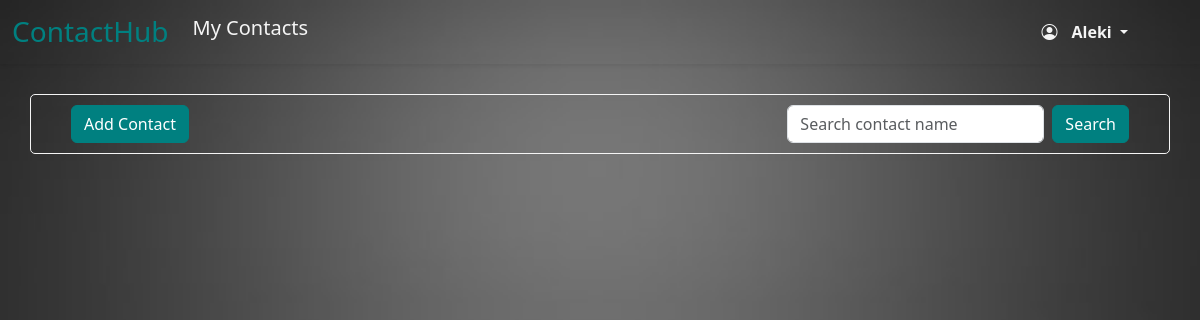
The page /contacts (signed in) on the database as committed earlier.
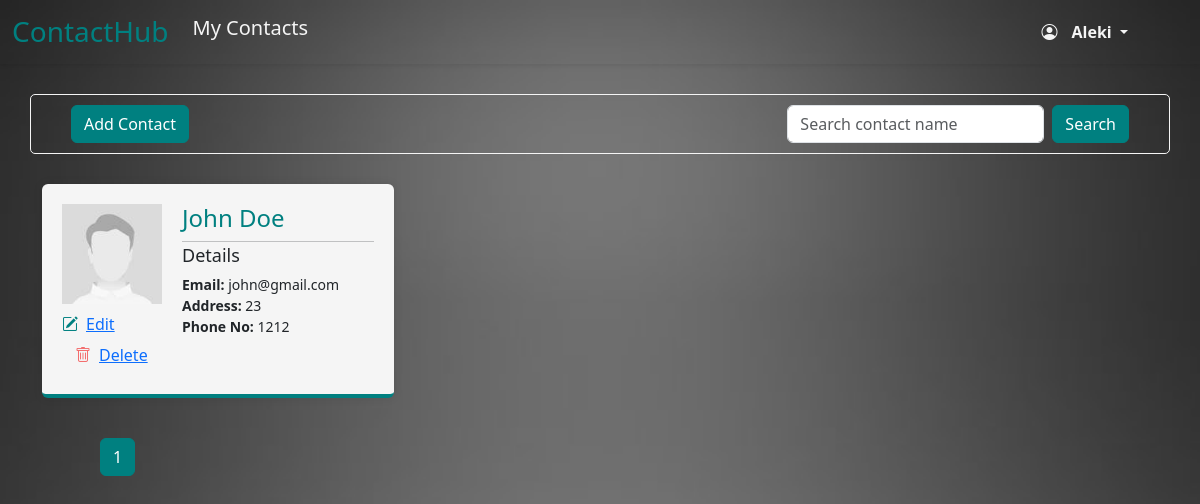
The same page on the database as committed later.
### myapp/models.py (models this page shows, shortened)
class User(db.Model, UserMixin):
    id = db.Column(db.Integer, primary_key=True)
    username = db.Column(db.String(80), unique=True, nullable=False)
    email = db.Column(db.String(120), unique=True, nullable=False)
    image_file = db.Column(db.String(20), nullable=False, default='default.jpeg')
    password = db.Column(db.String(60), nullable=False)
    contacts = db.relationship('Contact')

class Contact(db.Model):
    id = db.Column(db.Integer, primary_key=True)
    full_name = db.Column(db.String(80), unique=False, nullable=False)
    email = db.Column(db.String(120), unique=False, nullable=False)
    address = db.Column(db.String(120), unique=False, nullable=False)
    phone_no = db.Column(db.Integer, unique=False, nullable=False)
    image_file = db.Column(db.String(20), nullable=False, default='default.jpeg')
    user_id = db.Column(db.Integer, db.ForeignKey('user.id'), nullable=False)

### myapp/views.py (the view)
@views.route('/contacts')
@login_required
def index():
    page = request.args.get('page', 1, type=int)
    contacts = Contact.query.filter_by(user_id=current_user.id).paginate(page=page, per_page=9)
    return render_template('index.html', contacts = contacts, title='Contacts', user=current_user)

### myapp/__init__.py (called while the page is built)
def create_app(config_class=Config):
    app = Flask(__name__)
    app.config.from_object(Config)
    db.init_app(app)
    bcrypt.init_app(app)
    from myapp.auth.auth import auth
    from .views import views
    from myapp.errors.handlers import errors
    from myapp.contacts.routes import contacts
    from .models import User
    app.register_blueprint(views, url_prefix='/')
    app.register_blueprint(auth, url_prefix='/auth/')
    app.register_blueprint(errors)
    app.register_blueprint(contacts)
    create_database(app)
    login_manager = LoginManager()
    login_manager.login_view = 'auth.login'
    login_manager.init_app(app)
    mail.init_app(app)
    @login_manager.user_loader
    def load_user(id):
        return User.query.get(int(id))
    return app

### myapp/templates/index.html (shortened to what this page needs)
{% extends "layout.html" %}
{% block content %}
<section class="container search">
    <a href="{{url_for('contacts.new_contact')}}" class="btn btn-success">Add Contact</a>
    <form class="d-flex" role="search" method="post">
        <input class="form-control me-2" type="search" placeholder="Search contact name" id="query" name="query" aria-label="Search">
        <button class="btn btn-success" type="submit">Search</button>
    </form>
</section>
<section class="container contacts">
    {% for contact in contacts.items %}
    <div class="card">
        <div class="pic">
            <div>
                <img src="{{ url_for('static', filename='contact_images/' + contact.image_file) }}" class="pic_contact" alt="Contact Image">
            </div>
            <div class="icons mt-2">
                <a href="{{url_for('contacts.contact', contact_id=contact.id)}}"><i class="bi bi-pencil-square fs-6 edit_icon me-2"></i>Edit</a>
                <form action="{{ url_for('contacts.delete_contact', contact_id=contact.id) }}" method="post">
                    <button type="submit" class="btn btn-link"><i class="bi bi-trash fs-6 delete_icon me-2"></i>Delete</button>
                </form>
            </div>
        </div>
        <div class="details">
            <h3 class="contact_name">{{contact.full_name}}</h3>
            <hr>
            <h4>Details</h4>
            <ul>
                <li><b>Email:</b> {{contact.email}} </li>
                <li><b>Address:</b> {{contact.address}} </li>
                <li><b>Phone No:</b> {{contact.phone_no}} </li>
            </ul>
        </div>
    </div>
    {% endfor %}
</section>
<div class="page_number">
{% for page_num in contacts.iter_pages(left_edge=1, right_edge=1, left_current=1, right_current=2) %}
{% if page_num %}
  {% if contacts.page == page_num %}
    <a class="btn btn-success mb-4" href="{{ url_for('views.index', username=user.username, page=page_num) }}">{{ page_num }}</a>
  {% else %}
    <a class="btn btn-outline-success mb-4" href="{{ url_for('views.index', username=user.username, page=page_num) }}">{{ page_num }}</a>
  {% endif %}
{% else %}
  ...
{% endif %}
{% endfor %}
{% endblock %}

### myapp/templates/layout.html (shortened to what this page needs)
<!doctype html>
<html lang="en">
<head>
    <link href="https://cdn.jsdelivr.net/npm/bootstrap@5.3.2/dist/css/bootstrap.min.css" rel="stylesheet"
>
    <link href="https://cdn.jsdelivr.net/npm/bootstrap-icons/font/bootstrap-icons.css" rel="stylesheet">
    <link rel="stylesheet" href="{{ url_for('static', filename='style.css') }}">
</head>
<body>
    <section>
        <nav class="navbar navbar-expand-lg  shadow-sm w-100 mb-2">
            <div class="container-fluid">
                <div class="collapse navbar-collapse" id="navbarTogglerDemo01">
                    <a class="navbar-brand" href="{{url_for('views.landing')}}"><h3 class="m-0 p-0">ContactHub</h3></a>
                    <ul class="navbar-nav me-auto mb-0 mb-lg-0">
                        {%if user.is_authenticated %}
                        <li class="nav-item">
                            <h5><a class="nav-link active" style="color: whitesmoke;" aria-current="page" href="{{url_for('views.index')}}">My Contacts</a></h5>
                        </li>
                        {% endif %}
                    </ul>
                    {%if user.is_authenticated %}
                    <div class="nav-item dropdown icon-text">
                        <a class="nav-link dropdown-toggle" style="color: whitesmoke;" href="#" id="navbarDropdown" role="button"
                            data-bs-toggle="dropdown" aria-expanded="false">
                            <span>
                                <i class="bi bi-person-circle"></i>
                                    <b class="mt-2">{{current_user.username}}</b>
                            </span>
                        </a>
                    </div>
                    {% endif %}
                </div>
            </div>
        </nav>
    </section>
{% block content %}
{% endblock %}
</body>
</html>

### myapp/static/style.css (style rules this page uses)
body { background-image: url(bg_images/gray.jpg); background-repeat: no-repeat; background-size: cover; margin: 0; }
.container { display: flex; flex-wrap: wrap; justify-content: space-between; }
.card { border: none; border-bottom: #008080 solid 4px; padding: 20px; margin-top: 10px; background-color: whitesmoke; width: calc(33.33% - 20px); min-height: 100px; min-width: 300px; display: flex; flex-direction: row; margin-bottom: 10px; box-shadow: 0 0 10px rgba(0, 0, 0, 0.1); }
.pic { width: 100px; flex-shrink: 0; }
.pic_contact { width: 100%; height: auto; }
.details { width: 100%; padding-left: 20px; word-wrap: break-word; }
.details ul { padding: 0; }
.details li { list-style-type: none; font-size: 14px; }
.details h3 { font-size: 24px; color: #008080; }
.details h4 { margin-top: 0; font-size: 18px; }
.contact_name { text-decoration: none; }
hr { margin-top: 4px; margin-bottom: 3px; }
.icons { display: inline-block; }
.edit_icon { color: #008080; }
.delete_icon { color: rgb(243, 109, 109); }
.icon-text { margin-right: 60px; }
.icon-text i { margin-right: 10px; }
.navbar { background-image: url(bg_images/gray.jpg); background-repeat: no-repeat; background-size: cover; }
.navbar-brand h3 { color: #008080; }
.btn-success { color: #fff; background-color: #008080; border-color: #008080; }
.search { margin-top: 30px; border: whitesmoke solid 1px; padding-left: 40px; padding-right: 40px; border-radius: 5px; padding-top: 10px; padding-bottom: 10px; margin-bottom: 20px; }
.page_number { margin-left: 100px; margin-top: 30px; }

Rows that differ between the two databases and show on the page:
added Contact: image_file (placeholder picture), full_name "John Doe", email "john@gmail.com", address "23", phone_no "1212"
Other text that changed with them:
new list line: "1"
